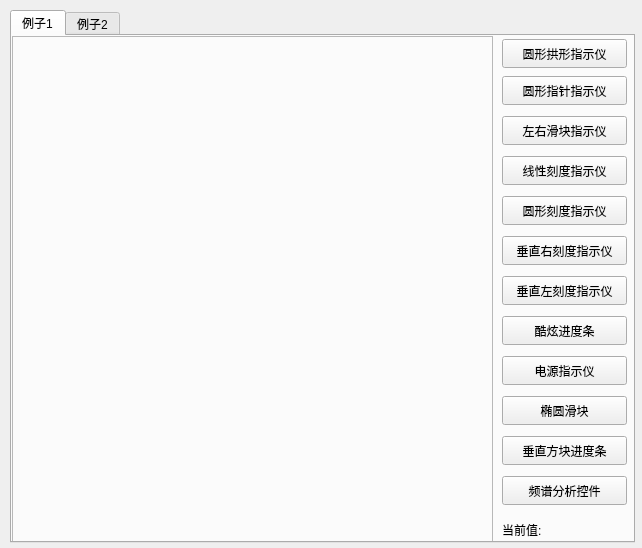
<?xml version="1.0" encoding="UTF-8"?>
<ui version="4.0">
 <class>frmMain</class>
 <widget class="QWidget" name="frmMain">
  <property name="geometry">
   <rect>
    <x>0</x>
    <y>0</y>
    <width>642</width>
    <height>548</height>
   </rect>
  </property>
  <property name="windowTitle">
   <string>控件演示</string>
  </property>
  <widget class="QTabWidget" name="tabWidget">
   <property name="enabled">
    <bool>true</bool>
   </property>
   <property name="geometry">
    <rect>
     <x>10</x>
     <y>10</y>
     <width>625</width>
     <height>533</height>
    </rect>
   </property>
   <property name="currentIndex">
    <number>0</number>
   </property>
   <property name="usesScrollButtons">
    <bool>true</bool>
   </property>
   <property name="tabsClosable">
    <bool>false</bool>
   </property>
   <widget class="QWidget" name="tab1">
    <attribute name="title">
     <string>例子1</string>
    </attribute>
    <widget class="QFrame" name="fm1">
     <property name="geometry">
      <rect>
       <x>0</x>
       <y>0</y>
       <width>481</width>
       <height>509</height>
      </rect>
     </property>
     <property name="frameShape">
      <enum>QFrame::StyledPanel</enum>
     </property>
     <property name="frameShadow">
      <enum>QFrame::Raised</enum>
     </property>
    </widget>
    <widget class="QLabel" name="labValue1">
     <property name="geometry">
      <rect>
       <x>490</x>
       <y>480</y>
       <width>131</width>
       <height>28</height>
      </rect>
     </property>
     <property name="styleSheet">
      <string notr="true"/>
     </property>
     <property name="text">
      <string>当前值:</string>
     </property>
    </widget>
    <widget class="QPushButton" name="btnGauge4">
     <property name="geometry">
      <rect>
       <x>490</x>
       <y>120</y>
       <width>125</width>
       <height>29</height>
      </rect>
     </property>
     <property name="cursor">
      <cursorShape>PointingHandCursor</cursorShape>
     </property>
     <property name="text">
      <string>线性刻度指示仪</string>
     </property>
    </widget>
    <widget class="QPushButton" name="btnGauge6">
     <property name="geometry">
      <rect>
       <x>490</x>
       <y>200</y>
       <width>125</width>
       <height>29</height>
      </rect>
     </property>
     <property name="cursor">
      <cursorShape>PointingHandCursor</cursorShape>
     </property>
     <property name="text">
      <string>垂直右刻度指示仪</string>
     </property>
    </widget>
    <widget class="QPushButton" name="btnProgressBar">
     <property name="geometry">
      <rect>
       <x>490</x>
       <y>280</y>
       <width>125</width>
       <height>29</height>
      </rect>
     </property>
     <property name="cursor">
      <cursorShape>PointingHandCursor</cursorShape>
     </property>
     <property name="text">
      <string>酷炫进度条</string>
     </property>
    </widget>
    <widget class="QPushButton" name="btnVolume">
     <property name="geometry">
      <rect>
       <x>490</x>
       <y>440</y>
       <width>125</width>
       <height>29</height>
      </rect>
     </property>
     <property name="cursor">
      <cursorShape>PointingHandCursor</cursorShape>
     </property>
     <property name="text">
      <string>频谱分析控件</string>
     </property>
    </widget>
    <widget class="QPushButton" name="btnGauge5">
     <property name="geometry">
      <rect>
       <x>490</x>
       <y>160</y>
       <width>125</width>
       <height>29</height>
      </rect>
     </property>
     <property name="cursor">
      <cursorShape>PointingHandCursor</cursorShape>
     </property>
     <property name="text">
      <string>圆形刻度指示仪</string>
     </property>
    </widget>
    <widget class="QPushButton" name="btnGauge2">
     <property name="geometry">
      <rect>
       <x>490</x>
       <y>40</y>
       <width>125</width>
       <height>29</height>
      </rect>
     </property>
     <property name="cursor">
      <cursorShape>PointingHandCursor</cursorShape>
     </property>
     <property name="text">
      <string>圆形指针指示仪</string>
     </property>
    </widget>
    <widget class="QPushButton" name="btnGauge3">
     <property name="geometry">
      <rect>
       <x>490</x>
       <y>80</y>
       <width>125</width>
       <height>29</height>
      </rect>
     </property>
     <property name="cursor">
      <cursorShape>PointingHandCursor</cursorShape>
     </property>
     <property name="text">
      <string>左右滑块指示仪</string>
     </property>
    </widget>
    <widget class="QPushButton" name="btnCoolBar">
     <property name="geometry">
      <rect>
       <x>490</x>
       <y>360</y>
       <width>125</width>
       <height>29</height>
      </rect>
     </property>
     <property name="cursor">
      <cursorShape>PointingHandCursor</cursorShape>
     </property>
     <property name="text">
      <string>椭圆滑块</string>
     </property>
    </widget>
    <widget class="QPushButton" name="btnGauge1">
     <property name="geometry">
      <rect>
       <x>490</x>
       <y>3</y>
       <width>125</width>
       <height>29</height>
      </rect>
     </property>
     <property name="cursor">
      <cursorShape>PointingHandCursor</cursorShape>
     </property>
     <property name="text">
      <string>圆形拱形指示仪</string>
     </property>
    </widget>
    <widget class="QPushButton" name="btnIndicator">
     <property name="geometry">
      <rect>
       <x>490</x>
       <y>400</y>
       <width>125</width>
       <height>29</height>
      </rect>
     </property>
     <property name="cursor">
      <cursorShape>PointingHandCursor</cursorShape>
     </property>
     <property name="text">
      <string>垂直方块进度条</string>
     </property>
    </widget>
    <widget class="QPushButton" name="btnGauge7">
     <property name="geometry">
      <rect>
       <x>490</x>
       <y>240</y>
       <width>125</width>
       <height>29</height>
      </rect>
     </property>
     <property name="cursor">
      <cursorShape>PointingHandCursor</cursorShape>
     </property>
     <property name="text">
      <string>垂直左刻度指示仪</string>
     </property>
    </widget>
    <widget class="QPushButton" name="btnBattery">
     <property name="geometry">
      <rect>
       <x>490</x>
       <y>320</y>
       <width>125</width>
       <height>29</height>
      </rect>
     </property>
     <property name="cursor">
      <cursorShape>PointingHandCursor</cursorShape>
     </property>
     <property name="text">
      <string>电源指示仪</string>
     </property>
    </widget>
   </widget>
   <widget class="QWidget" name="tab2">
    <attribute name="title">
     <string>例子2</string>
    </attribute>
    <widget class="QFrame" name="fm2">
     <property name="geometry">
      <rect>
       <x>0</x>
       <y>0</y>
       <width>481</width>
       <height>509</height>
      </rect>
     </property>
     <property name="frameShape">
      <enum>QFrame::StyledPanel</enum>
     </property>
     <property name="frameShadow">
      <enum>QFrame::Raised</enum>
     </property>
    </widget>
    <widget class="QPushButton" name="btnChart1">
     <property name="geometry">
      <rect>
       <x>490</x>
       <y>3</y>
       <width>125</width>
       <height>29</height>
      </rect>
     </property>
     <property name="cursor">
      <cursorShape>PointingHandCursor</cursorShape>
     </property>
     <property name="text">
      <string>图表曲线显示</string>
     </property>
    </widget>
    <widget class="QLabel" name="labValue2">
     <property name="geometry">
      <rect>
       <x>490</x>
       <y>480</y>
       <width>131</width>
       <height>28</height>
      </rect>
     </property>
     <property name="styleSheet">
      <string notr="true"/>
     </property>
     <property name="text">
      <string>当前值:</string>
     </property>
    </widget>
    <widget class="QPushButton" name="btnFlashList">
     <property name="geometry">
      <rect>
       <x>490</x>
       <y>40</y>
       <width>125</width>
       <height>29</height>
      </rect>
     </property>
     <property name="cursor">
      <cursorShape>PointingHandCursor</cursorShape>
     </property>
     <property name="text">
      <string>滑动列表框</string>
     </property>
    </widget>
    <widget class="QPushButton" name="btnButtonBoard">
     <property name="geometry">
      <rect>
       <x>490</x>
       <y>80</y>
       <width>125</width>
       <height>29</height>
      </rect>
     </property>
     <property name="cursor">
      <cursorShape>PointingHandCursor</cursorShape>
     </property>
     <property name="text">
      <string>按钮面板</string>
     </property>
    </widget>
    <widget class="QPushButton" name="btnSliderButton">
     <property name="geometry">
      <rect>
       <x>490</x>
       <y>120</y>
       <width>125</width>
       <height>29</height>
      </rect>
     </property>
     <property name="cursor">
      <cursorShape>PointingHandCursor</cursorShape>
     </property>
     <property name="text">
      <string>滑动背景面板</string>
     </property>
    </widget>
    <widget class="QPushButton" name="btnPhotoView">
     <property name="geometry">
      <rect>
       <x>490</x>
       <y>160</y>
       <width>125</width>
       <height>29</height>
      </rect>
     </property>
     <property name="cursor">
      <cursorShape>PointingHandCursor</cursorShape>
     </property>
     <property name="text">
      <string>图片浏览工具</string>
     </property>
    </widget>
    <widget class="QPushButton" name="btnAroundCircle">
     <property name="geometry">
      <rect>
       <x>490</x>
       <y>200</y>
       <width>125</width>
       <height>29</height>
      </rect>
     </property>
     <property name="cursor">
      <cursorShape>PointingHandCursor</cursorShape>
     </property>
     <property name="text">
      <string>旋转的圆</string>
     </property>
    </widget>
    <widget class="QPushButton" name="btnProgressBar1">
     <property name="geometry">
      <rect>
       <x>490</x>
       <y>240</y>
       <width>125</width>
       <height>29</height>
      </rect>
     </property>
     <property name="cursor">
      <cursorShape>PointingHandCursor</cursorShape>
     </property>
     <property name="text">
      <string>另类进度条</string>
     </property>
    </widget>
    <widget class="QPushButton" name="btnNewLed">
     <property name="geometry">
      <rect>
       <x>490</x>
       <y>280</y>
       <width>125</width>
       <height>29</height>
      </rect>
     </property>
     <property name="cursor">
      <cursorShape>PointingHandCursor</cursorShape>
     </property>
     <property name="text">
      <string>LED数字显示</string>
     </property>
    </widget>
    <widget class="QPushButton" name="btnWave">
     <property name="geometry">
      <rect>
       <x>490</x>
       <y>320</y>
       <width>125</width>
       <height>29</height>
      </rect>
     </property>
     <property name="cursor">
      <cursorShape>PointingHandCursor</cursorShape>
     </property>
     <property name="text">
      <string>声音波形动态图</string>
     </property>
    </widget>
    <widget class="QPushButton" name="btnWave1">
     <property name="geometry">
      <rect>
       <x>490</x>
       <y>360</y>
       <width>125</width>
       <height>29</height>
      </rect>
     </property>
     <property name="cursor">
      <cursorShape>PointingHandCursor</cursorShape>
     </property>
     <property name="text">
      <string>声音直方动态图</string>
     </property>
    </widget>
    <widget class="QPushButton" name="btnWave2">
     <property name="geometry">
      <rect>
       <x>490</x>
       <y>400</y>
       <width>125</width>
       <height>29</height>
      </rect>
     </property>
     <property name="cursor">
      <cursorShape>PointingHandCursor</cursorShape>
     </property>
     <property name="text">
      <string>对称直方动态图</string>
     </property>
    </widget>
   </widget>
  </widget>
 </widget>
 <layoutdefault spacing="6" margin="11"/>
 <resources/>
 <connections/>
</ui>
